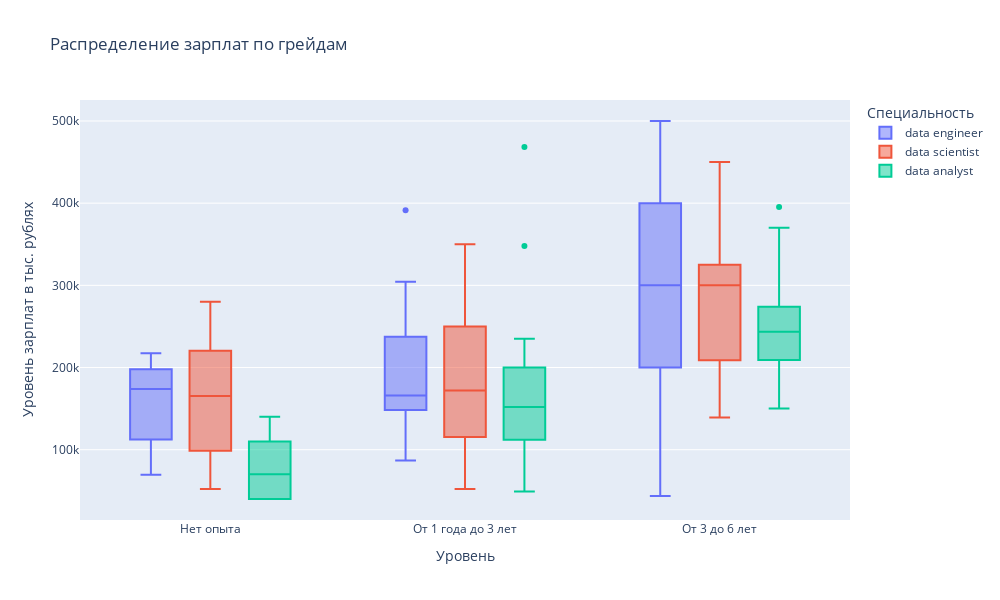

Notebook source saved alongside this figure:
### Code cell
fig = px.box(salary, x="Experience", y="Salary", color='Name', labels={
             "Salary": "Уровень зарплат в тыс. рублях",
             "Experience": "Уровень",
             "Name": "Специальность"
         }, title = 'Распределение зарплат по грейдам')
fig.update_layout(
    autosize=False,
    width=1000,
    height=600,)
fig.show()

### Figure 1 — Plotly figure (JSON) as saved in the notebook; plotly's stock layout.template omitted (floating-point values rounded to 4 significant figures)
{"data": [{"alignmentgroup": "True", "hovertemplate": "Специальность=data engineer<br>Уровень=%{x}<br>Уровень зарплат в тыс. рублях=%{y}<extra></extra>", "legendgroup": "data engineer", "marker": {"color": "#636efa"}, "name": "data engineer", "notched": false, "offsetgroup": "data engineer", "orientation": "v", "showlegend": true, "type": "box", "x": ["Нет опыта", "Нет опыта", "Нет опыта", "Нет опыта", "Нет опыта", "От 1 года до 3 лет", "От 1 года до 3 лет", "От 1 года до 3 лет", "От 1 года до 3 лет", "От 1 года до 3 лет", "От 1 года до 3 лет", "От 1 года до 3 лет", "От 1 года до 3 лет", "От 1 года до 3 лет", "От 1 года до 3 лет", "От 1 года до 3 лет", "От 1 года до 3 лет", "От 1 года до 3 лет", "От 1 года до 3 лет", "От 1 года до 3 лет", "От 1 года до 3 лет", "От 1 года до 3 лет", "От 3 до 6 лет", "От 3 до 6 лет", "От 3 до 6 лет", "От 3 до 6 лет", "От 3 до 6 лет", "От 3 до 6 лет", "От 3 до 6 лет", "От 3 до 6 лет", "От 3 до 6 лет", "От 3 до 6 лет", "От 3 до 6 лет", "От 3 до 6 лет", "От 3 до 6 лет", "От 3 до 6 лет", "От 3 до 6 лет", "Нет опыта", "Нет опыта", "Нет опыта", "Нет опыта", "Нет опыта", "От 1 года до 3 лет", "От 1 года до 3 лет", "От 1 года до 3 лет", "От 1 года до 3 лет", "От 1 года до 3 лет", "От 1 года до 3 лет", "От 1 года до 3 лет", "От 1 года до 3 лет", "От 1 года до 3 лет", "От 1 года до 3 лет", "От 1 года до 3 лет", "От 1 года до 3 лет", "От 1 года до 3 лет", "От 1 года до 3 лет", "От 1 года до 3 лет", "От 1 года до 3 лет", "От 1 года до 3 лет", "От 3 до 6 лет", "От 3 до 6 лет", "От 3 до 6 лет", "От 3 до 6 лет", "От 3 до 6 лет", "От 3 до 6 лет", "От 3 до 6 лет", "От 3 до 6 лет", "От 3 до 6 лет", "От 3 до 6 лет", "От 3 до 6 лет", "От 3 до 6 лет", "От 3 до 6 лет", "От 3 до 6 лет", "От 3 до 6 лет"], "x0": " ", "xaxis": "x", "y": [100000, 174000, null, 200000, 69600, 261000, 150000, null, 130500, 180000, 180000, null, 150000, 200000, 88000, null, null, 110000, 87000, 130500, 180000, 147900, 300000, null, 261000, 200000, 270000, null, 230769, null, 304500, 43500, 200000, 200000, null, 200000, 200000, 150000, 217500, 191400, null, null, null, 250000, 300150, null, null, 200000, 261000, null, null, 166000, 156600, 391500, 150000, null, 165300, null, 304500, null, 191400, null, 400000, null, 423076, null, 384615, 435000, 435000, 500000, 350000, 400000, null, 370000], "y0": " ", "yaxis": "y"}, {"alignmentgroup": "True", "hovertemplate": "Специальность=data scientist<br>Уровень=%{x}<br>Уровень зарплат в тыс. рублях=%{y}<extra></extra>", "legendgroup": "data scientist", "marker": {"color": "#EF553B"}, "name": "data scientist", "notched": false, "offsetgroup": "data scientist", "orientation": "v", "showlegend": true, "type": "box", "x": ["Нет опыта", "Нет опыта", "Нет опыта", "Нет опыта", "Нет опыта", "От 1 года до 3 лет", "От 1 года до 3 лет", "От 1 года до 3 лет", "От 1 года до 3 лет", "От 1 года до 3 лет", "От 1 года до 3 лет", "От 1 года до 3 лет", "От 1 года до 3 лет", "От 1 года до 3 лет", "От 1 года до 3 лет", "От 1 года до 3 лет", "От 1 года до 3 лет", "От 1 года до 3 лет", "От 1 года до 3 лет", "От 3 до 6 лет", "От 3 до 6 лет", "От 3 до 6 лет", "От 3 до 6 лет", "От 3 до 6 лет", "От 3 до 6 лет", "От 3 до 6 лет", "От 3 до 6 лет", "От 3 до 6 лет", "От 3 до 6 лет", "От 3 до 6 лет", "От 3 до 6 лет", "От 3 до 6 лет", "От 3 до 6 лет", "От 3 до 6 лет", "От 3 до 6 лет", "Нет опыта", "Нет опыта", "Нет опыта", "Нет опыта", "Нет опыта", "От 1 года до 3 лет", "От 1 года до 3 лет", "От 1 года до 3 лет", "От 1 года до 3 лет", "От 1 года до 3 лет", "От 1 года до 3 лет", "От 1 года до 3 лет", "От 1 года до 3 лет", "От 1 года до 3 лет", "От 1 года до 3 лет", "От 1 года до 3 лет", "От 1 года до 3 лет", "От 1 года до 3 лет", "От 1 года до 3 лет", "От 3 до 6 лет", "От 3 до 6 лет", "От 3 до 6 лет", "От 3 до 6 лет", "От 3 до 6 лет", "От 3 до 6 лет", "От 3 до 6 лет", "От 3 до 6 лет", "От 3 до 6 лет", "От 3 до 6 лет", "От 3 до 6 лет", "От 3 до 6 лет", "От 3 до 6 лет", "От 3 до 6 лет", "От 3 до 6 лет", "От 3 до 6 лет"], "x0": " ", "xaxis": "x", "y": [156600, null, 52200, 79090, null, 150000, 130500, null, 270000, 200000, 80000, 200000, 52200, 130000, 115384, 104400, 130500, null, 87000, null, 220000, 300000, null, 200000, 300000, 153846, 174000, 217500, 200000, 300000, null, 230000, null, 200000, 300000, 261000, 280000, 174000, 118636, 180000, null, 261000, 350000, null, null, 100000, 250000, 174000, 170000, 230769, null, 261000, 350000, 174000, 435000, 300000, null, 300000, 250000, 450000, 230769, null, null, 300000, 400000, 435000, null, 139200, 350000, 450000], "y0": " ", "yaxis": "y"}, {"alignmentgroup": "True", "hovertemplate": "Специальность=data analyst<br>Уровень=%{x}<br>Уровень зарплат в тыс. рублях=%{y}<extra></extra>", "legendgroup": "data analyst", "marker": {"color": "#00cc96"}, "name": "data analyst", "notched": false, "offsetgroup": "data analyst", "orientation": "v", "showlegend": true, "type": "box", "x": ["Нет опыта", "Нет опыта", "Нет опыта", "От 1 года до 3 лет", "От 1 года до 3 лет", "От 1 года до 3 лет", "От 1 года до 3 лет", "От 1 года до 3 лет", "От 1 года до 3 лет", "От 1 года до 3 лет", "От 1 года до 3 лет", "От 1 года до 3 лет", "От 1 года до 3 лет", "От 1 года до 3 лет", "От 1 года до 3 лет", "От 1 года до 3 лет", "От 1 года до 3 лет", "От 1 года до 3 лет", "От 1 года до 3 лет", "От 1 года до 3 лет", "От 1 года до 3 лет", "От 1 года до 3 лет", "От 1 года до 3 лет", "От 1 года до 3 лет", "От 1 года до 3 лет", "От 1 года до 3 лет", "От 3 до 6 лет", "От 3 до 6 лет", "От 3 до 6 лет", "От 3 до 6 лет", "От 3 до 6 лет", "От 3 до 6 лет", "От 3 до 6 лет", "От 3 до 6 лет", "Нет опыта", "Нет опыта", "Нет опыта", "От 1 года до 3 лет", "От 1 года до 3 лет", "От 1 года до 3 лет", "От 1 года до 3 лет", "От 1 года до 3 лет", "От 1 года до 3 лет", "От 1 года до 3 лет", "От 1 года до 3 лет", "От 1 года до 3 лет", "От 1 года до 3 лет", "От 1 года до 3 лет", "От 1 года до 3 лет", "От 1 года до 3 лет", "От 1 года до 3 лет", "От 1 года до 3 лет", "От 1 года до 3 лет", "От 1 года до 3 лет", "От 1 года до 3 лет", "От 1 года до 3 лет", "От 1 года до 3 лет", "От 1 года до 3 лет", "От 1 года до 3 лет", "От 1 года до 3 лет", "От 3 до 6 лет", "От 3 до 6 лет", "От 3 до 6 лет", "От 3 до 6 лет", "От 3 до 6 лет", "От 3 до 6 лет", "От 3 до 6 лет", "От 3 до 6 лет"], "x0": " ", "xaxis": "x", "y": [40000, 100000, null, null, 200000, 139200, 104400, 140000, 174000, 104400, 80000, 200000, 174000, 160000, 153846, 200769, null, 220000, null, 156600, null, 150000, null, 147900, 58800, 120000, 237272, 280000, 150000, 200000, null, 200769, 250000, 217500, 70000, 140000, 40000, 49155, null, null, 130500, 200000, 217500, 130500, 120000, null, 348000, null, null, 468461, 80000, null, 66923, 234900, 180000, null, 234900, null, 73400, null, 395454, 370000, 220000, null, 250000, 267692, null, null], "y0": " ", "yaxis": "y"}], "layout": {"autosize": false, "boxmode": "group", "height": 600, "legend": {"title": {"text": "Специальность"}, "tracegroupgap": 0}, "title": {"text": "Распределение зарплат по грейдам"}, "width": 1000, "xaxis": {"anchor": "y", "domain": [0, 1], "title": {"text": "Уровень"}}, "yaxis": {"anchor": "x", "domain": [0, 1], "title": {"text": "Уровень зарплат в тыс. рублях"}}}}
